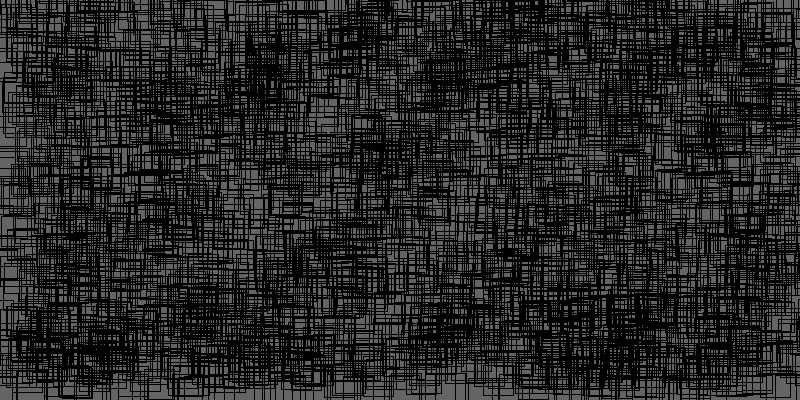
Frame 1 (no input)
Frame 60 (the mouse pressed at the canvas centre just before this capture): identical to frame 1, image omitted
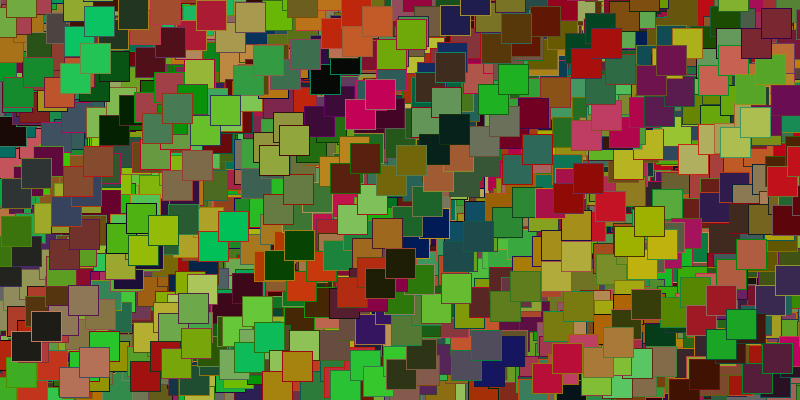
Frame 120 (the mouse held since frame 60 and released just before this capture)

The Processing sketch that drew these frames (run headless with seeded random() and noise(); from frame 60 on, the mouse is pressed at the canvas centre):

// Processing sketch: processing_50141
// ── processing_50141.pde

int numCircle = 1500;
Circle[] circles = new Circle[numCircle];
   
void setup()
{
  size(800,400);
  frameRate(50);
  for(int i=0; i<numCircle; i++) {
    circles[i] = new Circle(random(width), random(height), random(5, 10)*5);
  }
  for(int a=1; a<numCircle;a++) {
    circles[a] = new Circle(random(width), random(height), random(10, 5)*5);
  }
    
  background(100);    
 fill(100);
}
   
   
void draw(){

  for(int i=0; i<numCircle; i++) {
      circles[i].update();
  }
  for(int a=0; a<numCircle; a++) {
      circles[a].update();
        if((mouseX>300)&&(mouseX<600)){
    fill(random(200),random(200),random(100));
    stroke(0);
        }
    if((mouseY>150)&&(mouseY<250)){
      stroke(random(200),random(150),random(100));
    }
  }
  }

   
class Circle {
    float x, y, r;
          Circle( float xp, float yp, float rp) {
          x = xp; y = yp; r = rp;
  }
    
  void update() {
  /*
  rect is connect in circle.
  */
    rect(x-20,y-20,r-20,r-20);
    rect(x,y-40,r-20,r-20);

  fill(random(mouseX),random(mouseY));
  }
}


  
